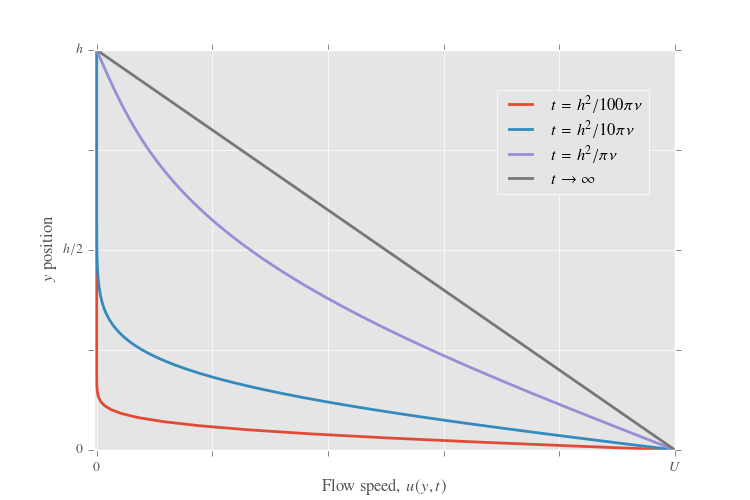

Source code (Python):
from sympy.abc import x,n
from sympy.utilities.lambdify import lambdify
from scipy.special import j1,j0,jn_zeros
import numpy as np
import matplotlib.pyplot as plt
from sympy import *
import math
from mpltools.style import use as uuu
from mpmath import besseljzero
uuu('ggplot')

a=10.0
nu=10.0
nmax=50
U = 10.0
h = 1.0


def u(y,t):
   summ=0
   print "y=",y
   for n in xrange(1,nmax):
      summ+= (1./n)*exp(-n**2*pi**2*nu*t / h**2) * sin( n*pi*y/h)
   return U * (1 - y/h - (2./pi)*summ )


fig = plt.figure(num=None, figsize=(7.5,5), dpi=300)
ax = fig.add_subplot(1,1,1)

box = ax.get_position()
ax.set_position([box.x0, box.y0, box.width, box.height])

ax.axis([-0.005*U,U,0,h])

ax.set_yticks([0,h / 4., h / 2., 3*h/4., h])
ax.set_yticklabels(["0","","$h/2$","","$h$"])
ax.set_xticks([0*U,0.2*U,0.4*U,0.6*U,0.8*U,1.0*U])
ax.set_xticklabels(["0","","","","","$U$"])

s = 100
rrange = np.linspace(0,h,100)

ax.plot( [u(i,h**2 / (pi**2 * nu*100)) for i in rrange], [i for i in rrange],label="$t=h^2 / 100\\pi\\nu$", linewidth=2.0)
ax.plot( [u(i,h**2 / (pi**2 * nu*10)) for i in rrange], [i for i in rrange],label="$t=h^2 / 10\\pi\\nu$", linewidth=2.0)
ax.plot( [u(i,h**2 / (pi**2 * nu*1.)) for i in rrange], [i for i in rrange],label="$t=h^2 / \\pi\\nu$", linewidth=2.0)
ax.plot( [u(i,1000.0) for i in rrange], [i for i in rrange],label="$t\\to\\infty$", linewidth=2.0)
plt.ylabel('$y$ position',rotation='vertical')
plt.xlabel("Flow speed, $u(y,t)$")
ax.legend(loc='center left', bbox_to_anchor=(0.68, 0.77))

fig.savefig("ch5_two_boundaries.eps")
fig.savefig("ch5_two_boundaries.png")

